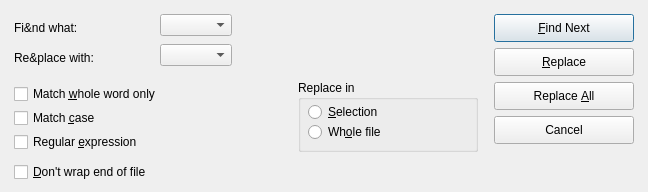
<?xml version="1.0" encoding="UTF-8"?><ui version="4.0"><class>IDD_EDIT_REPLACE</class>
<widget class="QDialog" name="IDD_EDIT_REPLACE">
<property name="geometry">
<rect><x>72</x><y>88</y>
<width>648</width><height>192</height></rect></property>
<property name="windowTitle"><string>"Replace"
</string></property>
<widget class="QGroupBox" name="IDC_STATIC">
<property name="geometry">
<rect><x>298</x><y>80</y><width>180</width><height>72</height></rect></property>
<property name="title"><string>Replace in</string></property>
<widget class="QRadioButton" name="IDC_EDIT_SCOPE_SELECTION">
<property name="geometry">
<rect><x>10</x><y>22</y><width>160</width><height>20</height></rect></property>
<property name="text"><string>&amp;Selection</string></property>
</widget>
<widget class="QRadioButton" name="IDC_EDIT_SCOPE_WHOLE_FILE">
<property name="geometry">
<rect><x>10</x><y>42</y><width>160</width><height>20</height></rect></property>
<property name="text"><string>Wh&amp;ole file</string></property>
</widget>
</widget>
<widget class="QLabel" name="IDC_STATIC">
<property name="geometry">
<rect><x>14</x><y>18</y><width>140</width><height>20</height></rect></property>
<property name="text"><string>Fi&amp;nd what:</string></property>
<property name="inputMethodHints"><set>Qt::ImhMultiLine</set></property><property name="wordWrap"><bool>true</bool></property></widget>
<widget class="QComboBox" name="IDC_EDIT_FINDTEXT">
<property name="geometry">
<rect><x>160</x><y>14</y><width>320</width><height>22</height></rect></property>
<property name="sizeAdjustPolicy"><enum>QComboBox::AdjustToContents</enum></property></widget>
<widget class="QLabel" name="IDC_STATIC">
<property name="geometry">
<rect><x>14</x><y>48</y><width>140</width><height>20</height></rect></property>
<property name="text"><string>Re&amp;place with:</string></property>
<property name="inputMethodHints"><set>Qt::ImhMultiLine</set></property><property name="wordWrap"><bool>true</bool></property></widget>
<widget class="QComboBox" name="IDC_EDIT_REPLACE_WITH">
<property name="geometry">
<rect><x>160</x><y>44</y><width>320</width><height>22</height></rect></property>
<property name="sizeAdjustPolicy"><enum>QComboBox::AdjustToContents</enum></property></widget>
<widget class="QCheckBox" name="IDC_EDIT_WHOLE_WORD">
<property name="geometry">
<rect><x>14</x><y>84</y><width>280</width><height>20</height></rect></property>
<property name="text"><string>Match &amp;whole word only</string></property>
</widget>
<widget class="QCheckBox" name="IDC_EDIT_MATCH_CASE">
<property name="geometry">
<rect><x>14</x><y>108</y><width>280</width><height>20</height></rect></property>
<property name="text"><string>Match &amp;case</string></property>
</widget>
<widget class="QCheckBox" name="IDC_EDIT_REGEXP">
<property name="geometry">
<rect><x>14</x><y>132</y><width>280</width><height>20</height></rect></property>
<property name="text"><string>Regular &amp;expression</string></property>
</widget>
<widget class="QCheckBox" name="IDC_EDIT_SCOPE_DONT_WRAP">
<property name="geometry">
<rect><x>14</x><y>156</y><width>280</width><height>32</height></rect></property>
<property name="text"><string>&amp;Don't wrap end of file</string></property>
</widget>
<widget class="QPushButton" name="IDC_EDIT_SKIP">
<property name="geometry">
<rect><x>494</x><y>14</y><width>140</width><height>28</height></rect></property>
<property name="text"><string>&amp;Find Next</string></property>
</widget>
<widget class="QPushButton" name="IDC_EDIT_REPLACE">
<property name="geometry">
<rect><x>494</x><y>48</y><width>140</width><height>28</height></rect></property>
<property name="text"><string>&amp;Replace</string></property>
</widget>
<widget class="QPushButton" name="IDC_EDIT_REPLACE_ALL">
<property name="geometry">
<rect><x>494</x><y>82</y><width>140</width><height>28</height></rect></property>
<property name="text"><string>Replace &amp;All</string></property>
</widget>
<widget class="QPushButton" name="IDCANCEL">
<property name="geometry">
<rect><x>494</x><y>116</y><width>140</width><height>28</height></rect></property>
<property name="text"><string>Cancel</string></property>
</widget>
</widget><resources/><connections/></ui>
